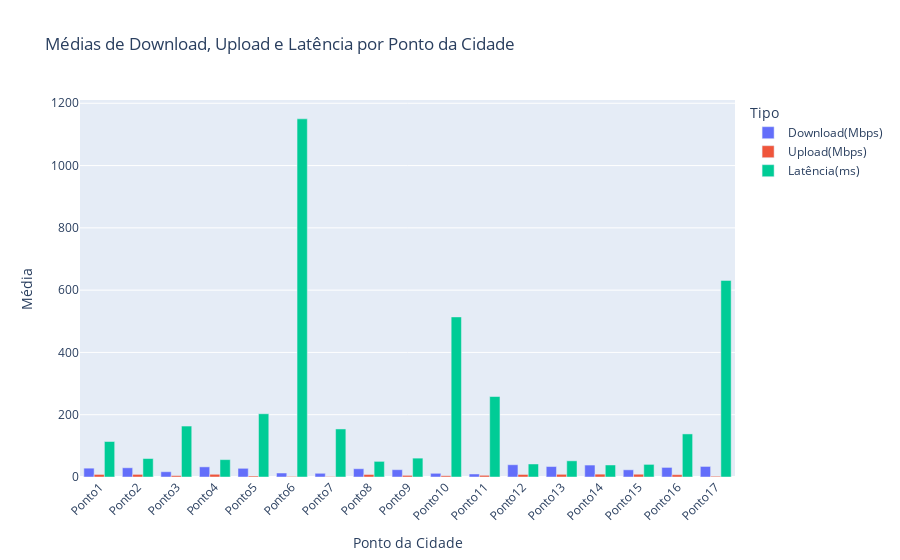

Here is the notebook cell this chart was saved with:
### Code cell
import pandas as pd
import numpy as np
import plotly.express as px

# Simulando dados novamente para exemplificar, substitua isso pelos seus dados reais
dados = [dado_1, dado_2, dado_3, dado_4, dado_5, dado_6, dado_7, dado_8, dado_9, dado_10, dado_11, dado_12, dado_13, dado_14, dado_15, dado_16, dado_17]


pontos_da_cidade = [f"Ponto{i}" for i in range(1, 18)]

# Listas para armazenar as médias
medias_download = []
medias_upload = []
medias_latencia = []

# Calculando as médias para cada ponto
for dado in dados:
    medias_download.append(dado['Download(Mbps)'].mean())
    medias_upload.append(dado['Upload(Mbps)'].mean())
    medias_latencia.append(dado['Latencia(ms)'].mean())

# Criando um DataFrame com os resultados
df = pd.DataFrame({
    'Ponto da Cidade': pontos_da_cidade,
    'Download(Mbps)': medias_download,
    'Upload(Mbps)': medias_upload,
    'Latência(ms)': medias_latencia
})

# Convertendo para um formato longo
df_long = pd.melt(df, id_vars='Ponto da Cidade', var_name='Tipo', value_name='Média')

### Passo 2: Criar o gráfico interativo com Plotly

fig = px.bar(df_long, x='Ponto da Cidade', y='Média', color='Tipo',
             title='Médias de Download, Upload e Latência por Ponto da Cidade',
             labels={'Média': 'Média', 'Ponto da Cidade': 'Ponto da Cidade'},
             barmode='group')

fig.update_layout(xaxis_title='Ponto da Cidade',
                  yaxis_title='Média',
                  xaxis_tickangle=-45)


fig.show()

### Figure 1 — Plotly figure (JSON) as saved in the notebook; plotly's stock layout.template omitted (floating-point values rounded to 4 significant figures)
{"data": [{"alignmentgroup": "True", "hovertemplate": "Tipo=Download(Mbps)<br>Ponto da Cidade=%{x}<br>Média=%{y}<extra></extra>", "legendgroup": "Download(Mbps)", "marker": {"color": "#636efa", "pattern": {"shape": ""}}, "name": "Download(Mbps)", "offsetgroup": "Download(Mbps)", "orientation": "v", "showlegend": true, "textposition": "auto", "type": "bar", "x": ["Ponto1", "Ponto2", "Ponto3", "Ponto4", "Ponto5", "Ponto6", "Ponto7", "Ponto8", "Ponto9", "Ponto10", "Ponto11", "Ponto12", "Ponto13", "Ponto14", "Ponto15", "Ponto16", "Ponto17"], "xaxis": "x", "y": [28.38, 29.63, 16.94, 32.58, 27.9, 12.82, 11.95, 26.58, 23.5, 11.88, 9.682, 39.4, 33.64, 38.34, 23.12, 30.8, 33.9], "yaxis": "y"}, {"alignmentgroup": "True", "hovertemplate": "Tipo=Upload(Mbps)<br>Ponto da Cidade=%{x}<br>Média=%{y}<extra></extra>", "legendgroup": "Upload(Mbps)", "marker": {"color": "#EF553B", "pattern": {"shape": ""}}, "name": "Upload(Mbps)", "offsetgroup": "Upload(Mbps)", "orientation": "v", "showlegend": true, "textposition": "auto", "type": "bar", "x": ["Ponto1", "Ponto2", "Ponto3", "Ponto4", "Ponto5", "Ponto6", "Ponto7", "Ponto8", "Ponto9", "Ponto10", "Ponto11", "Ponto12", "Ponto13", "Ponto14", "Ponto15", "Ponto16", "Ponto17"], "xaxis": "x", "y": [8.22, 8.387, 4.396, 8.722, 3.196, 1.836, 1.467, 8.094, 5.242, 4.068, 5.422, 8.128, 8.632, 9.152, 8.883, 7.42, 2.498], "yaxis": "y"}, {"alignmentgroup": "True", "hovertemplate": "Tipo=Latência(ms)<br>Ponto da Cidade=%{x}<br>Média=%{y}<extra></extra>", "legendgroup": "Latência(ms)", "marker": {"color": "#00cc96", "pattern": {"shape": ""}}, "name": "Latência(ms)", "offsetgroup": "Latência(ms)", "orientation": "v", "showlegend": true, "textposition": "auto", "type": "bar", "x": ["Ponto1", "Ponto2", "Ponto3", "Ponto4", "Ponto5", "Ponto6", "Ponto7", "Ponto8", "Ponto9", "Ponto10", "Ponto11", "Ponto12", "Ponto13", "Ponto14", "Ponto15", "Ponto16", "Ponto17"], "xaxis": "x", "y": [114, 59.33, 163.6, 55.8, 203, 1150, 154.2, 50.2, 60.6, 514, 258.4, 41.83, 52, 38.6, 40.5, 138.3, 631.3], "yaxis": "y"}], "layout": {"barmode": "group", "legend": {"title": {"text": "Tipo"}, "tracegroupgap": 0}, "title": {"text": "Médias de Download, Upload e Latência por Ponto da Cidade"}, "xaxis": {"anchor": "y", "domain": [0, 1], "tickangle": -45, "title": {"text": "Ponto da Cidade"}}, "yaxis": {"anchor": "x", "domain": [0, 1], "title": {"text": "Média"}}}}
